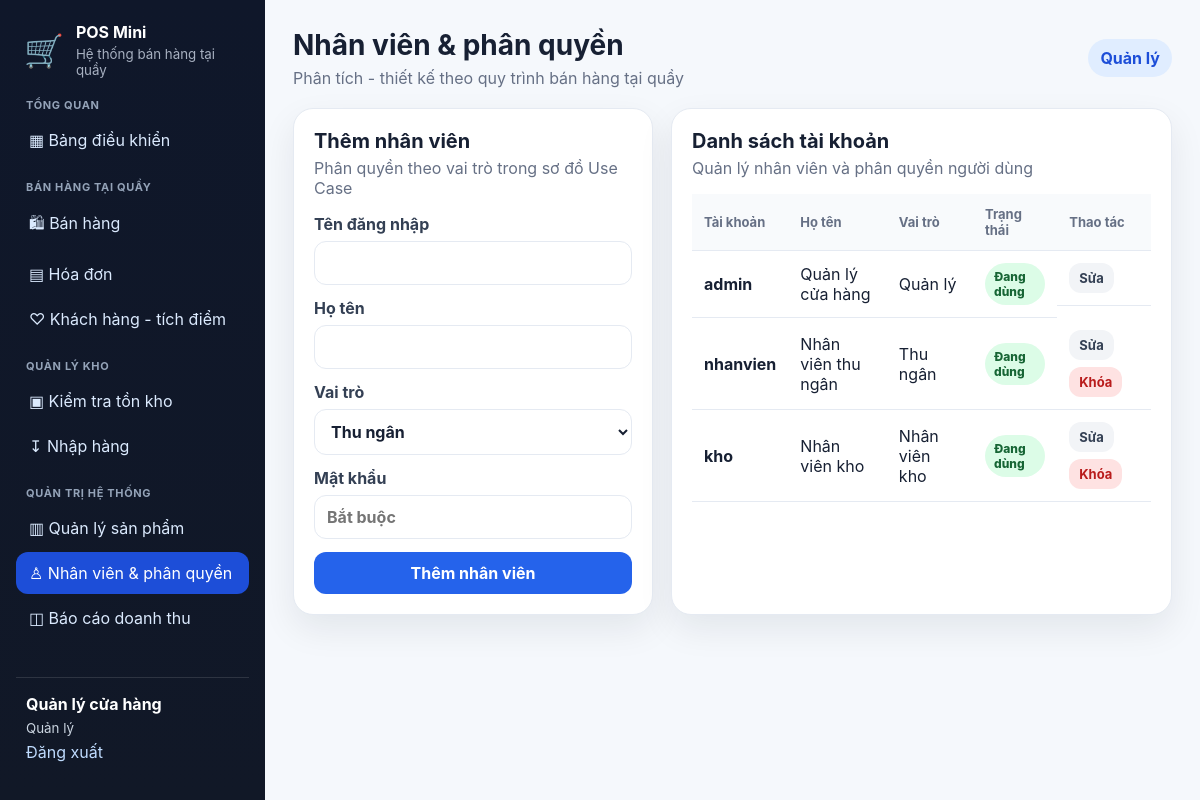
The app's page /code/employees.php (signed in) with its own data.
### tables this page shows
CREATE TABLE users (
  id INT AUTO_INCREMENT PRIMARY KEY,
  username VARCHAR(50) NOT NULL UNIQUE,
  password VARCHAR(255) NOT NULL,
  full_name VARCHAR(120) NOT NULL,
  role ENUM('admin','cashier','warehouse') NOT NULL DEFAULT 'cashier',
  status TINYINT(1) NOT NULL DEFAULT 1,
  created_at DATETIME NOT NULL DEFAULT CURRENT_TIMESTAMP
);

### code/employees.php (the view, shortened to what this page needs)
<?php
require_once __DIR__ . '/config/config.php';
$pdo = db();
$edit = null;
$users = $pdo->query('SELECT * FROM users ORDER BY role, id DESC')->fetchAll();
render_header('Nhân viên & phân quyền', 'employees');
?>
<div class="two-column">
    <section class="panel form-panel"><div class="panel-heading"><div><h2><?= $edit?'Cập nhật nhân viên':'Thêm nhân viên' ?></h2><p>Phân quyền theo vai trò trong sơ đồ Use Case</p></div></div>
        <form method="post" class="form-grid one-column">
            <label>Tên đăng nhập<input name="username" value="<?= e($edit['username'] ?? '') ?>" required></label>
            <label>Họ tên<input name="full_name" value="<?= e($edit['full_name'] ?? '') ?>" required></label>
            <label>Vai trò<select name="role"><option value="cashier" <?= ($edit['role'] ?? '')==='cashier'?'selected':'' ?>>Thu ngân</option></select></label>
            <label>Mật khẩu<input type="password" name="password" placeholder="<?= $edit ? 'Để trống nếu không đổi' : 'Bắt buộc' ?>"></label>
            <button class="btn primary"><?= $edit?'Lưu thay đổi':'Thêm nhân viên' ?></button><?php if ($edit): ?><a class="btn ghost" href="employees.php">Hủy sửa</a><?php endif; ?>
        </form>
    </section>
    <section class="panel"><div class="panel-heading"><div><h2>Danh sách tài khoản</h2><p>Quản lý nhân viên và phân quyền người dùng</p></div></div>
        <div class="table-wrap"><table><thead><tr><th>Tài khoản</th><th>Họ tên</th><th>Vai trò</th><th>Trạng thái</th><th>Thao tác</th></tr></thead><tbody>
        <?php foreach ($users as $u): ?><tr><td><strong><?= e($u['username']) ?></strong></td><td><?= e($u['full_name']) ?></td><td><?= e(role_name($u['role'])) ?></td><td><span class="status <?= (int)$u['status']===1?'paid':'cancelled' ?>"><?= (int)$u['status']===1?'Đang dùng':'Đã khóa' ?></span></td><td class="actions"><a class="btn small ghost" href="?edit=<?= (int)$u['id'] ?>">Sửa</a><?php if ((int)$u['id'] !== (int)current_user()['id']): ?><form method="post"><input type="hidden" name="csrf_token" value="<?= e(csrf_token()) ?>"><input type="hidden" name="action" value="toggle"><input type="hidden" name="id" value="<?= (int)$u['id'] ?>"><button class="btn small <?= (int)$u['status']===1?'danger':'secondary' ?>" data-confirm="Đổi trạng thái tài khoản?"><?= (int)$u['status']===1?'Khóa':'Mở' ?></button></form><?php endif; ?></td></tr><?php endforeach; ?>
        </tbody></table></div>
    </section>
</div>
<?php render_footer(); ?>

### code/config/config.php (shortened to what this page needs)
<?php
function url(string $path = ''): string
{
    $base = str_replace('\\', '/', dirname($_SERVER['SCRIPT_NAME'] ?? ''));
    $base = $base === '/' ? '' : rtrim($base, '/');
    return $base . ($path !== '' ? '/' . ltrim($path, '/') : '');
}
function e(mixed $value): string
{
    return htmlspecialchars((string) $value, ENT_QUOTES, 'UTF-8');
}
function current_user(): ?array
{
    return $_SESSION['user'] ?? null;
}
function has_role(string ...$roles): bool
{
    $role = current_user()['role'] ?? '';
    return in_array($role, $roles, true);
}
function is_admin(): bool
{
    return has_role('admin');
}
function role_name(?string $role = null): string
{
    $role ??= current_user()['role'] ?? '';
    return match ($role) {
        'admin' => 'Quản lý',
        'cashier' => 'Thu ngân',
        'warehouse' => 'Nhân viên kho',
        default => 'Người dùng',
    };
}
function active_class(string $active, string $name): string
{
    return $active === $name ? 'active' : '';
}
function render_header(string $title, string $active = ''): void
{
    $user = current_user();
    ?>
    <!doctype html>
    <html lang="vi">
    <head>
        <link rel="stylesheet" href="<?= e(url('assets/css/style.css')) ?>">
    </head>
    <body>
    <div class="app-shell">
        <aside class="sidebar">
            <a class="brand" href="<?= e(url('dashboard.php')) ?>">
                <span class="brand-icon">🛒</span>
                <span><strong>POS Mini</strong><small>Hệ thống bán hàng tại quầy</small></span>
            </a>
            <nav class="side-nav">
                <div class="nav-group">
                    <small>Tổng quan</small>
                    <a class="<?= active_class($active, 'dashboard') ?>" href="<?= e(url('dashboard.php')) ?>">▦ Bảng điều khiển</a>
                </div>
                <?php if (has_role('admin', 'cashier')): ?>
                    <div class="nav-group">
                        <small>Bán hàng tại quầy</small>
                        <a class="<?= active_class($active, 'sales') ?>" href="<?= e(url('sales.php')) ?>">🛍 Bán hàng</a>
                        <a class="<?= active_class($active, 'invoices') ?>" href="<?= e(url('invoices.php')) ?>">▤ Hóa đơn</a>
                        <a class="<?= active_class($active, 'customers') ?>" href="<?= e(url('customers.php')) ?>">♡ Khách hàng - tích điểm</a>
                    </div>
                <?php endif; ?>
                <?php if (has_role('admin', 'warehouse')): ?>
                    <div class="nav-group">
                        <small>Quản lý kho</small>
                        <a class="<?= active_class($active, 'inventory') ?>" href="<?= e(url('inventory.php')) ?>">▣ Kiểm tra tồn kho</a>
                        <a class="<?= active_class($active, 'stock_import') ?>" href="<?= e(url('stock_import.php')) ?>">↧ Nhập hàng</a>
                    </div>
                <?php endif; ?>
                <?php if (is_admin()): ?>
                    <div class="nav-group">
                        <small>Quản trị hệ thống</small>
                        <a class="<?= active_class($active, 'products') ?>" href="<?= e(url('products.php')) ?>">▥ Quản lý sản phẩm</a>
                        <a class="<?= active_class($active, 'employees') ?>" href="<?= e(url('employees.php')) ?>">♙ Nhân viên & phân quyền</a>
                        <a class="<?= active_class($active, 'statistics') ?>" href="<?= e(url('statistics.php')) ?>">◫ Báo cáo doanh thu</a>
                    </div>
                <?php endif; ?>
            </nav>
            <div class="sidebar-user">
                <strong><?= e($user['full_name'] ?? '') ?></strong>
                <small><?= e(role_name($user['role'] ?? null)) ?></small>
                <a href="<?= e(url('index.php?action=logout')) ?>">Đăng xuất</a>
            </div>
        </aside>
        <main class="main-content">
            <header class="topbar">
                <div>
                    <h1><?= e($title) ?></h1>
                    <p>Phân tích - thiết kế theo quy trình bán hàng tại quầy</p>
                </div>
                <span class="role-badge"><?= e(role_name()) ?></span>
            </header>
    <?php
}
function render_footer(): void
{
    ?>
        </main>
    </div>
    </body>
    </html>
    <?php
}

### code/assets/css/style.css (style rules this page uses)
:root { --bg:#f5f8fc;--card:#fff;--text:#172033;--muted:#667085;--line:#e5eaf2;--primary:#2563eb;--primary-dark:#1d4ed8;--danger:#dc2626;--success:#15803d;--warning:#d97706;--sidebar:#0f172a;--shadow:0 14px 35px rgba(15,23,42,.08) }
* { box-sizing:border-box }
body { margin:0;font-family:Inter,Segoe UI,Arial,sans-serif;background:var(--bg);color:var(--text) }
a { color:inherit;text-decoration:none }
button,input,select,textarea { font:inherit }
.app-shell { min-height:100vh;display:grid;grid-template-columns:265px 1fr }
.sidebar { position:sticky;top:0;height:100vh;background:linear-gradient(180deg,#0f172a,#111827);color:#fff;padding:22px 16px;display:flex;flex-direction:column;overflow:auto }
.brand { display:flex;gap:12px;align-items:center;padding:0 8px 20px }
.brand-icon { font-size:32px }
.brand strong,.brand small { display:block }
.brand small { color:#a7b0c0;margin-top:4px }
.side-nav { display:grid;gap:16px }
.nav-group small { display:block;color:#94a3b8;text-transform:uppercase;font-weight:700;font-size:11px;letter-spacing:.06em;margin:0 0 7px 10px }
.nav-group a { display:block;padding:11px 13px;border-radius:12px;color:#dbeafe;margin:3px 0 }
.nav-group a:hover,.nav-group a.active { background:#1d4ed8;color:#fff }
.sidebar-user { margin-top:auto;padding:16px 10px;border-top:1px solid rgba(255,255,255,.12);display:grid;gap:6px }
.sidebar-user small { color:#cbd5e1 }
.sidebar-user a { color:#bfdbfe }
.main-content { padding:28px;min-width:0 }
.topbar { display:flex;align-items:center;justify-content:space-between;gap:16px;margin-bottom:20px }
.topbar h1 { margin:0;font-size:28px }
.topbar p { margin:6px 0 0;color:var(--muted) }
.role-badge { background:#e0edff;color:#1d4ed8;padding:9px 12px;border-radius:999px;font-weight:700 }
.stat-card,.panel { background:var(--card);border:1px solid var(--line);border-radius:20px;box-shadow:var(--shadow) }
.panel { padding:20px;margin-bottom:18px }
.panel-heading { display:flex;align-items:center;justify-content:space-between;gap:16px;margin-bottom:16px }
.panel-heading h2 { margin:0;font-size:20px }
.panel-heading p { margin:5px 0 0;color:var(--muted) }
.two-column { display:grid;grid-template-columns:360px minmax(0,1fr);gap:18px }
.form-grid { display:grid;grid-template-columns:repeat(2,minmax(0,1fr));gap:13px }
.form-grid.one-column { grid-template-columns:1fr }
label { display:grid;gap:7px;color:#344054;font-weight:650 }
input,select,textarea { width:100%;border:1px solid var(--line);border-radius:12px;padding:11px 12px;background:#fff;color:var(--text) }
.btn { border:0;border-radius:12px;padding:11px 14px;cursor:pointer;font-weight:750;display:inline-flex;align-items:center;justify-content:center;gap:6px }
.btn.primary { background:var(--primary);color:#fff }
.btn.ghost { background:#f2f4f7;color:#344054 }
.btn.danger { background:#fee2e2;color:#b91c1c }
.btn.small { padding:7px 10px;font-size:13px }
.table-wrap { overflow:auto }
table { width:100%;border-collapse:collapse }
th,td { padding:12px;border-bottom:1px solid var(--line);text-align:left;vertical-align:middle }
th { font-size:13px;color:#667085;background:#f8fafc }
.actions { display:flex;gap:7px;align-items:center;flex-wrap:wrap }
.actions form { margin:0 }
.status { display:inline-flex;border-radius:999px;padding:6px 9px;font-size:12px;font-weight:800 }
.status.paid { background:#dcfce7;color:#166534 }

### records on screen
users: full_name "Quản lý cửa hàng", role "Quản lý", username "admin", status "Đang dùng"
users: username "nhanvien", full_name "Nhân viên thu ngân", role "Thu ngân", status "Đang dùng"
users: username "kho", full_name "Nhân viên kho", role "Nhân viên kho", status "Đang dùng"

### other values on screen
$title "Nhân viên & phân quyền"
role_name() "Quản lý"
